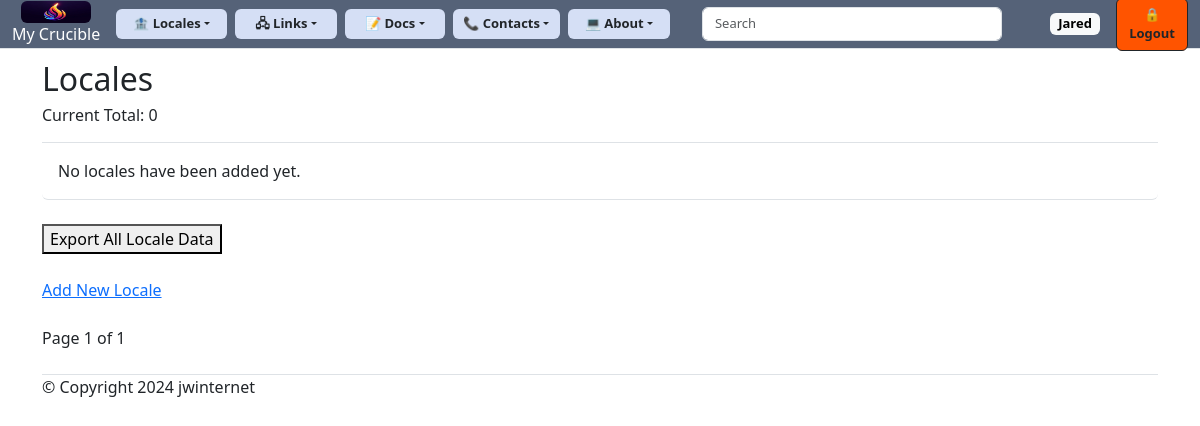
The app's page /locales/ (signed in), older data.
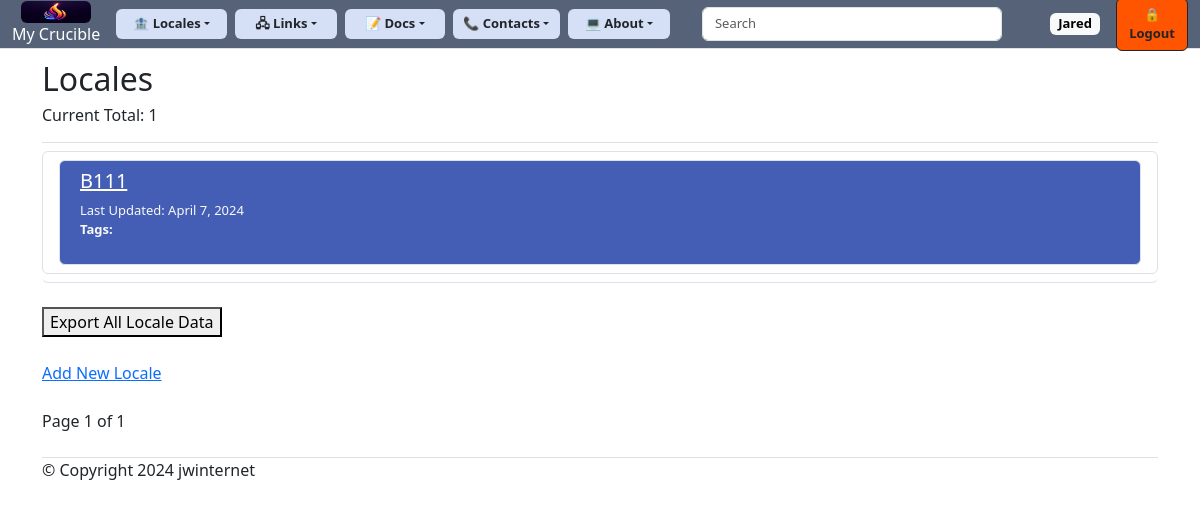
The same page, newer data.
### my_crucible/models.py (models this page shows, shortened)
class Locale(models.Model):
    title = models.CharField(
        max_length=4,
        unique=True
    )
    slug = models.SlugField(max_length=250)
    date_added = models.DateField(auto_now_add=True)
    updated = models.DateField(auto_now=True)
    owner = models.ForeignKey(User, on_delete=models.CASCADE, null=True)
    first_name = models.CharField(max_length=100)
    last_name = models.CharField(max_length=100)
    email = models.EmailField(max_length=100)
    street_address = models.CharField(max_length=100)
    city = models.CharField(max_length=100)
    STATE = [
        (None, "State"),
        ("AK", "Alaska"),
        ("AL", "Alabama"),
        ("AR", "Arkansas"),
        ("AZ", "Arizona"),
        ("CA", "California"),
        ("CO", "Colorado"),
        ("CT", "Connecticut"),
        ("DE", "Delaware"),
        ("DC", "District of Columbia"),
        ("FL", "Florida"),
        ("GA", "Georgia"),
        ("HI", "Hawaii"),
        ("IA", "Iowa"),
        ("ID", "Idaho"),
        ("IL", "Illinois"),
        ("IN", "Indiana"),
        ("KS", "Kansas"),
        ("KY", "Kentucky"),
        ("LA", "Louisiana"),
        ("MA", "Massachusetts"),
        ("MD", "Maryland"),
        ("ME", "Maine"),
        ("MI", "Michigan"),
        ("MN", "Minnesota"),
        ("MO", "Missouri"),
        ("MS", "Mississippi"),
        ("MT", "Montana"),
        ("NC", "North Carolina"),
        ("ND", "North Dakota"),
        ("NE", "Nebraska"),
        ("NH", "New Hampshire"),
        ("NJ", "New Jersey"),
        ("NM", "New Mexico"),
        ("NV", "Nevada"),
        ("NY", "New York"),
        ("OH", "Ohio"),
        ("OK", "Oklahoma"),
        ("OR", "Oregon"),
        ("PA", "Pennsylvania"),
        ("PR", "Puerto Rico"),
        ("RI", "Rhode Island"),
        ("SC", "South Carolina"),
        ("SD", "South Dakota"),
        ("TN", "Tennessee"),
        ("TX", "Texas"),
        ("UT", "Utah"),
        ("VA", "Virginia"),
        ("VT", "Vermont"),
        ("WA", "Washington"),
        ("WI", "Wisconsin"),
        ("WV", "West Virginia"),
        ("WY", "Wyoming"),
    ]
    state = models.CharField(
        choices=STATE,
        max_length=2
    )
    zip_code = models.CharField(max_length=5)
    YES_NO_CHOICES = [
        ("Yes", "Yes"),
        ("No", "No")
    ]
    front = models.CharField(
        choices=YES_NO_CHOICES,
        default="No",
        max_length=4,
    )
    back = models.CharField(
        choices=YES_NO_CHOICES,
        default="No",
        max_length=4,
    )
    left = models.CharField(
        choices=YES_NO_CHOICES,
        default="No",
        max_length=4,
    )
    right = models.CharField(
        choices=YES_NO_CHOICES,
        default="No",
        max_length=4,
    )
    file_upload = models.FileField(
        upload_to='my_crucible/media/%Y/%m/%d/',
        blank=True
    )
    tags = TaggableManager()
    class Meta:
        ordering = ['title']
    def get_absolute_url(self):
        return reverse(
            "my_crucible:locale",
            args=[self.slug]
        )

### my_crucible/views.py (the view)
# urls.py: path("locales/", views.locales, name="locales"),
@login_required
def locales(request):
    locales = Locale.objects.order_by("title")
    count = locales.count()
    paginator = Paginator(locales, 10)
    page_number = request.GET.get("page", 1)
    try:
        locale = paginator.page(page_number)
    except PageNotAnInteger:
        locale = paginator.page(1)
    except EmptyPage:
        locale = paginator.page(paginator.num_pages)
    context = {"locales": locale, "count": count}
    return render(request, "my_crucible/locales.html", context)

### my_crucible/templates/my_crucible/locales.html (shortened to what this page needs)
<!DOCTYPE html>
<html lang="en">
<head>
</head>
<body>
    {% extends "my_crucible/base.html" %}
    {% block page_header %}
        <h2>Locales</h2><h6>Current Total: {{ count }}</h6>
    {% endblock page_header %}
    {% block content %}
        <ul class="list-group border-bottom pb-2 mb-4">
            {% for locale in locales %}
                <li class="list-group-item border-1">
                    <div class="p-2 text-light border rounded-2" style="background-color: #455eb5;">
                        <div class="container text-light">
                            <a href="{{ locale.get_absolute_url }}" style="color: white"><h5>{{ locale.title.upper }}</h5></a>
                            <div style="font-size: small;">Last Updated: {{ locale.updated }}</div>
                            <p class="tags" style="font-size: small;"><strong>Tags: {{ locale.tags.all|join:", " }}</strong></p>
                        </div>
                    </div>
                </li>
            {% empty %}
                <li class="list-group-item border-0">No locales have been added yet.</li>
            {% endfor %}
        </ul>
        <div><a href="{% url 'my_crucible:export_all_locales' %}">
            <button type="button" class="button">Export All Locale Data</button></a></div>
        <br><a href="{% url 'my_crucible:new_locale' %}">Add New Locale</a>
    {% include "my_crucible/pagination.html" with page=locales %}
        <br>
    {% endblock content %}

### my_crucible/templates/my_crucible/base.html (shortened to what this page needs)
{% load static %}
<!DOCTYPE html>
<html lang="en">
<head>
    {% load django_bootstrap5 %}
    {% bootstrap_css %}
</head>
<body>
    <nav class="navbar navbar-expand-lg navbar-dark fixed-top mb-5 border" style="background-color: #556278; margin: -1px; height: 50px">
        <div class="container-fluid" style="text-align: center;">
            <a class="navbar-brand" href="{% url 'my_crucible:index' %}">
                <img src="{% static '/my_crucible/images/flame.png' %}" width="70" height="22" class="rounded" alt="Missing Image">
                <h6> My Crucible</h6>
            </a>
            <div class="collapse navbar-collapse gap-2" id="navbarCollapse">
                <div class="btn-group ms-auto mb-2 mb-md-0">
                    <button type="button" class="btn dropdown-toggle" style="font-size: small; background-color: #d5dff5; --bs-btn-padding-y: .25rem; --bs-btn-padding-x: 1rem;" data-bs-toggle="dropdown" aria-expanded="false"><strong>&#127974; Locales</strong></button>
                </div>
                <div class="btn-group ms-auto mb-2 mb-md-0">
                    <button type="button" class="btn dropdown-toggle" style="font-size: small; background-color: #d5dff5; --bs-btn-padding-y: .25rem; --bs-btn-padding-x: 1.2rem;" data-bs-toggle="dropdown" aria-expanded="false"><strong>&#128423; Links</strong></button>
                </div>
                <div class="btn-group ms-auto mb-2 mb-md-0">
                    <button type="button" class="btn dropdown-toggle" style="font-size: small; background-color: #d5dff5; --bs-btn-padding-y: .25rem; --bs-btn-padding-x: 1.2rem;" data-bs-toggle="dropdown" aria-expanded="false"><strong>&#128221; Docs</strong></button>
                </div>
                <div class="btn-group ms-auto mb-2 mb-md-0">
                    <button type="button" class="btn dropdown-toggle" style="font-size: small; background-color: #d5dff5; --bs-btn-padding-y: .25rem; --bs-btn-padding-x: 0.6rem;" data-bs-toggle="dropdown" aria-expanded="false"><strong>&#128222; Contacts</strong></button>
                </div>
                <div class="btn-group ms-auto mb-2 mb-md-0">
                    <button type="button" class="btn dropdown-toggle" style="font-size: small; background-color: #d5dff5; --bs-btn-padding-y: .25rem; --bs-btn-padding-x: 1rem;" data-bs-toggle="dropdown" aria-expanded="false"><strong>&#128187; About</strong></button>
                </div>
                <div class="container-fluid ms-auto mb-2 mb-md-0 g-5">
                    <form class="d-flex" role="search" action="{% url 'my_crucible:search_results' %}" method="get">
                        <input name="q" class="form-control me-2" style="font-size: small; color: black; text-align: left" type="search" placeholder="Search" aria-label="Search">
                    </form>
                </div>
                <ul class="navbar-nav ms-auto mb-2 mb-md-0">
                    {% if user.is_authenticated %}
                        <li class="badge">
                            <h4><span class="badge text-bg-light" style="font-size: small">{{ user.username.title }}</span></h4>
                        </li>
                    {% endif %}
                </ul>
                {% if user.is_authenticated %}
                    <form action="{% url 'accounts:logout' %}" method='post'>
                        <button name='submit' class='btn btn-light btn-outline-dark text-dark' data-toggle="tooltip" style="font-size: small; background-color: #FF5400;"
                                data-placement="top" title="Click to log out of locale."><strong>&#128274; Logout</strong></button>
                    </form>
                {% endif %}
            </div>
        </div>
    </nav>
    <main class="container" style="margin-top: 60px;">
        <div class="pb-2 mb-2 border-bottom">
            {% block page_header %}{% endblock page_header %}
        </div>
        <div>
            {% block content %}{% endblock content %}
        </div>
        <footer>
            <p class="copyright border-top" style="position: sticky; bottom: 0;">&copy Copyright 2024 jwinternet</p>
        </footer>
    </main>
</body>
</html>

### my_crucible/templates/my_crucible/pagination.html (shortened to what this page needs)
<!DOCTYPE html>
<html lang="en">
<head>
</head>
<body>
    <div class="pagination">
        <span class="step-links">
                <span class="current">
                    <br>Page {{ page.number }} of {{ page.paginator.num_pages }}
                </span>
        </span>
    </div>
</body>
</html>

Row changes from the older to the newer data that the page shows:
added Locale: title "B111", updated "April 7, 2024"
Text that changed along with them:
{{ count }}: "0" → "1"
text no longer shown: "No locales have been added yet."
